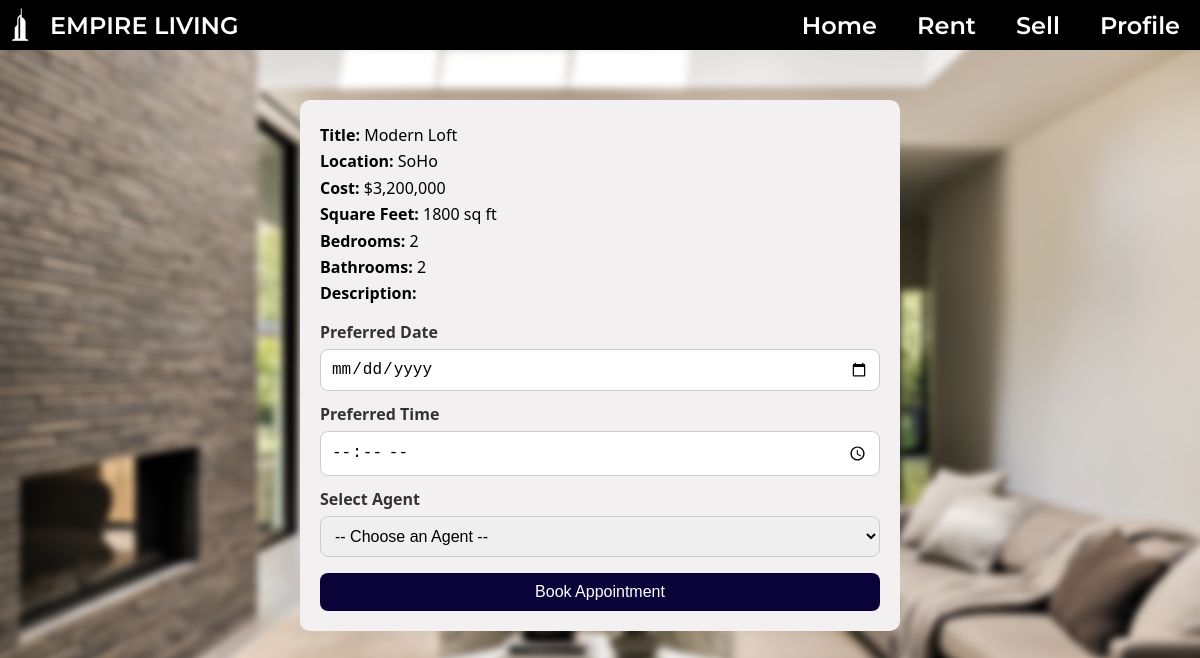
Page /buy.php?id=2 (signed in) on the committed database.
### tables this page shows
CREATE TABLE property (
  property_id INT AUTO_INCREMENT PRIMARY KEY,
  user_id INT NOT NULL,  
  title VARCHAR(30) NOT NULL,
  cost INT NOT NULL,
  square_feet INT NOT NULL,
  bedrooms INT NOT NULL,
  bathrooms INT NOT NULL,
  image LONGBLOB,
  location VARCHAR(50) NOT NULL,  
  address VARCHAR(255) NOT NULL,  
  sold BOOLEAN DEFAULT FALSE,
  description TEXT,
  FOREIGN KEY (user_id) REFERENCES user(user_id)
);

### buy.php (the view, shortened to what this page needs)
<?php
$conn = mysqli_connect("localhost", "root", "", "empire_living");
$property_id = intval($_GET['id']);
$property_result = mysqli_query($conn, "SELECT * FROM property WHERE property_id = $property_id");
$property = mysqli_fetch_assoc($property_result);
include('header.php');
?>
<!DOCTYPE html>
<html lang="en">
<head>
</head>
<body>
    <form action="buy.php?id=<?php echo $property_id; ?>" method="post" class="container">
        <div class="property-details" style="text-align:left; margin-bottom:16px; line-height:1.4;">
            <p style="margin:4px 0;"><strong>Title:</strong> <?php echo $property['title']; ?></p>
            <p style="margin:4px 0;"><strong>Location:</strong> <?php echo $property['location']; ?></p>
            <p style="margin:4px 0;"><strong>Cost:</strong> $<?php echo number_format($property['cost']); ?></p>
            <p style="margin:4px 0;"><strong>Square Feet:</strong> <?php echo $property['square_feet']; ?> sq ft</p>
            <p style="margin:4px 0;"><strong>Bedrooms:</strong> <?php echo $property['bedrooms']; ?></p>
            <p style="margin:4px 0;"><strong>Bathrooms:</strong> <?php echo $property['bathrooms']; ?></p>
            <p style="margin:4px 0;"><strong>Description:</strong><br><?php echo $property['description']; ?>
            </p>
        </div>
        <label for="appointment_date">Preferred Date</label>
        <input type="date" id="appointment_date" name="appointment_date" required style="margin-bottom:12px;">
        <label for="appointment_time">Preferred Time</label>
        <input type="time" min="09:00" max="17:00" id="appointment_time" name="appointment_time" required style="margin-bottom:12px;">
        <label for="agent_id">Select Agent</label>
        <select id="agent_id" name="agent_id" required style="margin-bottom:16px;">
            <option value="">-- Choose an Agent --</option>
        </select>
        <button type="submit" class="submit-btn" style="padding:10px 0;">Book Appointment</button>
    </form>
</body>
</html>

### buy.php (style rules this page uses)
body { margin: 0; padding: 0; font-family: 'Segoe UI', sans-serif; display: flex; justify-content: center; align-items: flex-start; background-image: url('images/bg_booking.png'); background-size: cover; background-position: center; background-attachment: fixed; }
.container { margin-top: 100px; background-color: #F3F0F1; padding: 20px; border-radius: 10px; max-width: 600px; width: 100%; box-sizing: border-box; }
.property-details { text-align: center; margin-bottom: 20px; }
label { font-weight: bold; display: block; margin-bottom: 6px; color: #333; }
input, select { width: 100%; padding: 10px; margin-bottom: 20px; border: 1px solid #ccc; border-radius: 8px; font-size: 16px; }
.submit-btn { width: 100%; padding: 12px; background-color: rgb(10, 3, 58); border: none; color: white; font-size: 16px; border-radius: 8px; cursor: pointer; transition: background-color 0.3s ease; }

### rows in the picture
property: title "Modern Loft", location "SoHo", cost "3,200,000", square_feet "1800", bedrooms "2", bathrooms "2"
